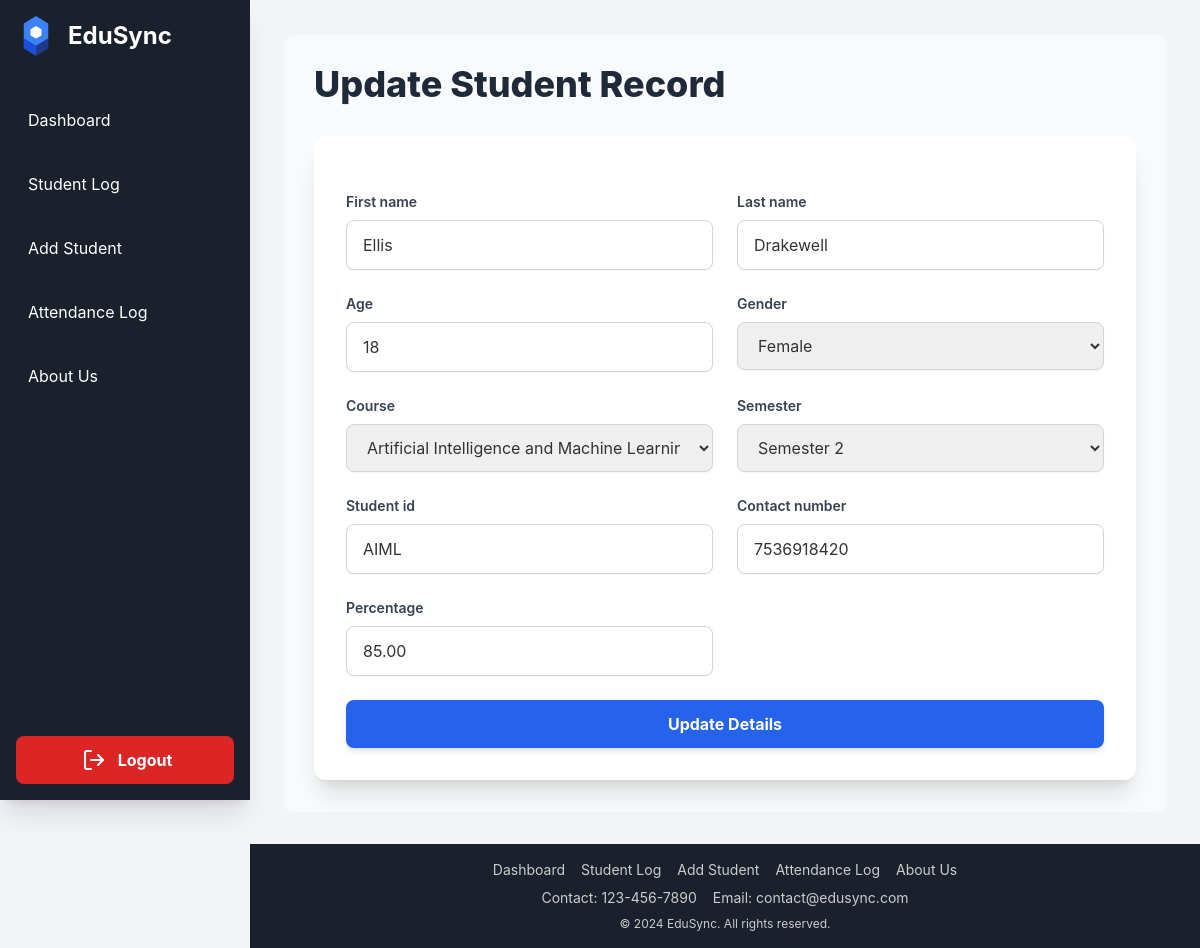
/update-student/6/ (signed in), run on the app's committed database.
### core/models.py (models this page shows, shortened)
class Student(models.Model):
    GENDER_CHOICES = [
        ('M', 'Male'),
        ('F', 'Female'),
        ('O', 'Other'),
    ]
    COURSE_CHOICES = [
        ('CE', 'Computer Engineering'),
        ('IT', 'Information Technology'),
        ('CSD', 'Computer Science and Design'),
        ('AIML', 'Artificial Intelligence and Machine Learning'),
        ('AIDS', 'Artificial Intelligence and Data Science'),
        ('RAI', 'Robotics and AI'),
        ('CSE', 'Computer Science and Engineering'),
        ('CST', 'Computer Science and Technology'),
        ('CSIT', 'Computer Science and Information Technology'),
        ('CEA', 'Computer Engineering and Automation'),
    ]
    SEMESTER_CHOICES = [
        (str(i), f'Semester {i}') for i in range(1, 9)
    ]
    first_name = models.CharField(max_length=100)
    last_name = models.CharField(max_length=100)
    age = models.IntegerField()
    gender = models.CharField(max_length=1, choices=GENDER_CHOICES)
    course = models.CharField(max_length=10, choices=COURSE_CHOICES)
    semester = models.CharField(max_length=2, choices=SEMESTER_CHOICES)
    student_id = models.CharField(max_length=20, unique=True)
    contact_number = models.CharField(max_length=15, blank=True, null=True)
    percentage = models.DecimalField(max_digits=5, decimal_places=2)

### core/views.py (the view)
# urls.py: path('update-student/<int:pk>/', views.update_student_view, name='update_student'),
@login_required(login_url='login')
def update_student_view(request, pk):
    student = get_object_or_404(Student, pk=pk)
    if request.method == 'POST':
        form = AddStudentForm(request.POST, instance=student)
        if form.is_valid():
            form.save()
            messages.success(request, 'Student record updated successfully!')
            return redirect('student_log')
        else:
            messages.error(request, 'There was an error updating the student record.')
    else:
        form = AddStudentForm(instance=student)
    return render(request, 'core/update_student.html', {'form': form})

### core/forms.py
class AddStudentForm(forms.ModelForm):
    class Meta:
        model = Student
        fields = ['first_name', 'last_name', 'age', 'gender', 'course', 'semester', 'student_id', 'contact_number', 'percentage']
    def __init__(self, *args, **kwargs):
        super().__init__(*args, **kwargs)
        for field in self.fields.values():
            field.widget.attrs.update({
                'class': 'w-full px-4 py-3 border border-gray-300 rounded-lg shadow-sm focus:outline-none focus:ring-2 focus:ring-blue-500 focus:border-transparent transition duration-200'
            })

### core/templates/core/update_student.html (shortened to what this page needs)
{% extends 'core/base.html' %}
{% block content %}
<div class="p-8 bg-gray-50 rounded-xl shadow-inner w-full">
    <h2 class="text-4xl font-extrabold text-gray-800 mb-8">Update Student Record</h2>
    <div class="bg-white p-8 rounded-xl shadow-xl w-full">
        <form method="post" class="space-y-6">
            <div class="grid grid-cols-1 md:grid-cols-2 gap-6">
                {% for field in form %}
                <div>
                    <label class="block text-gray-700 text-sm font-semibold mb-2">{{ field.label }}</label>
                    {{ field }}
                </div>
                {% endfor %}
            </div>
            <button type="submit" class="w-full mt-6 bg-blue-600 hover:bg-blue-700 text-white font-bold py-3 px-4 rounded-lg shadow-md transition duration-200">Update Details</button>
        </form>
    </div>
</div>
{% endblock %}

### core/templates/core/base.html (style rules this page uses)
body { font-family: 'Inter', sans-serif; background-color: #f7fafc; color: #333; }

### data on the page
Student: form "Ellis" "Drakewell" "18" "Female" "Artificial Intelligence and Machine Learning" "Semester 2" "AIML" "7536918420" "85.00"

### other printed values
{{ field.label }} "First name" "Last name" "Age" "Gender" "Course" "Semester" "Student id" "Contact number" "Percentage"
